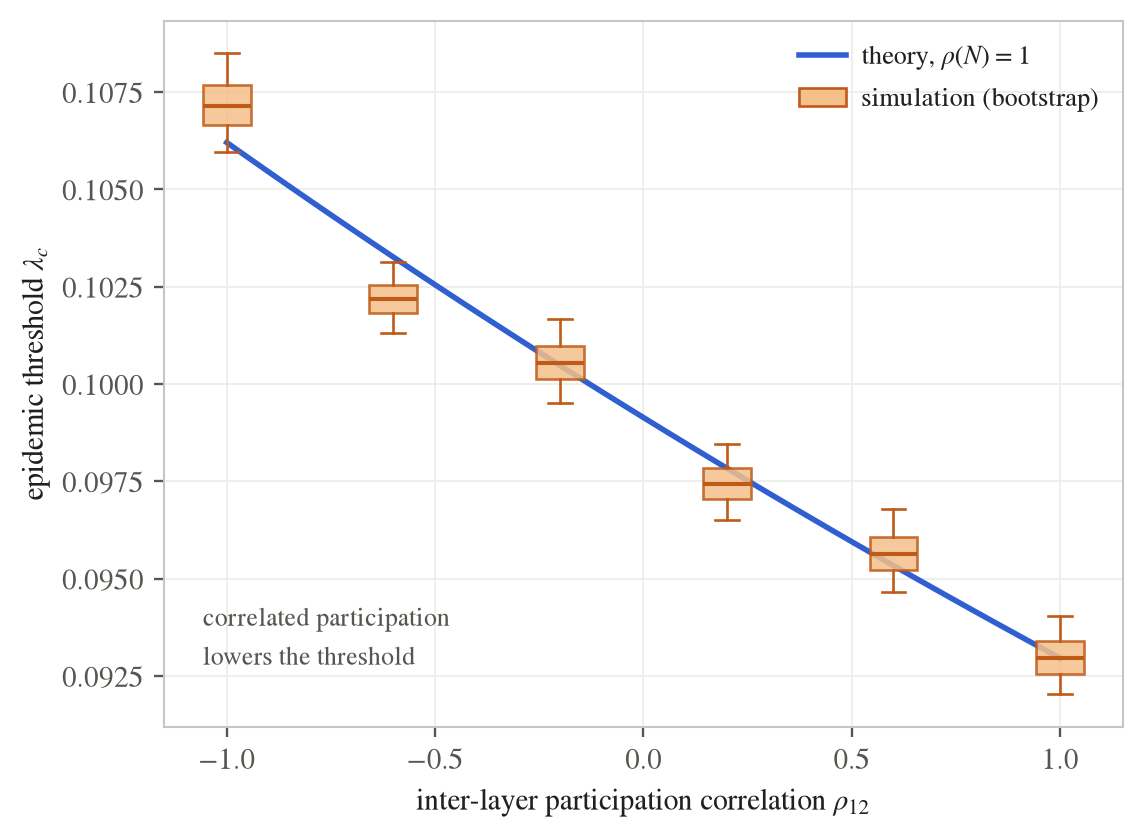

Source code (Python):
"""Figure 4: how inter-layer participation correlation moves the threshold.

A node's participation is its layer-degree vector (k^(1), k^(2)) -- how many
groups it joins in each layer. We hold the marginals fixed (each layer degree
is 2 or 4 with equal probability, mean 3) and vary only the Pearson correlation
rho12 between the two layer degrees:

    P(2,2) = P(4,4) = (1+rho12)/4 ,   P(2,4) = P(4,2) = (1-rho12)/4 .

(With degrees {2,4} the per-layer variance is 1, so the free parameter equals
rho12 exactly.) Positive rho12 means the same nodes are hubs in both layers,
which concentrates the cross-layer spreading capacity (the off-diagonal
<k^1 k^2> in the next-generation matrix) and LOWERS the threshold; anti-
correlation raises it. The exact threshold rho(N)=1 is compared against a
direct Gillespie measurement of lambda_c (subcritical mean-cluster-size
extrapolation, 1/chi -> 0), with fixed marginals throughout.
"""
import numpy as np
import matplotlib as mpl
import matplotlib.pyplot as plt
from theory import lambda_c_rho
from simulate import mean_outbreak_size

M_GROUPS = (3, 3)
N_SIM = 20000
NSEEDS = 5000
NGRAPHS = 4
WINDOW = np.array([0.72, 0.77, 0.82, 0.87, 0.92])   # fractions of lambda_c
RHO_SIM = [-1.0, -0.6, -0.2, 0.2, 0.6, 1.0]


def Pfam(rho):
    """Joint layer-degree distribution with fixed {2,4} marginals, corr = rho."""
    tab = [((2, 2), (1 + rho) / 4), ((4, 4), (1 + rho) / 4),
           ((2, 4), (1 - rho) / 4), ((4, 2), (1 - rho) / 4)]
    return {k: p for k, p in tab if p > 1e-12}


def _xintercept(lams, y, ye):
    W = 1.0 / ye ** 2
    X = np.vstack([np.ones_like(lams), lams]).T
    cov = np.linalg.inv(X.T @ (W[:, None] * X))
    a, b = cov @ (X.T @ (W * y))
    g = np.array([-1.0 / b, a / b ** 2])             # d(-a/b)
    return -a / b, float(np.sqrt(g @ cov @ g))


def lambda_c_sim(rho, seed=0):
    """Simulation lambda_c by 1/chi -> 0 extrapolation.
    Returns (lambda_c, se, lams, y=1/chi, ye)."""
    P = Pfam(rho)
    lams = WINDOW * lambda_c_rho(P, M_GROUPS)
    y, ye = [], []
    for L in lams:
        d = mean_outbreak_size(P, M_GROUPS, L, N=N_SIM, n_seeds=NSEEDS,
                               n_graphs=NGRAPHS, seed=seed)
        y.append(1.0 / d["chi"])
        ye.append(d["sem"] / d["chi"] ** 2)          # delta method on 1/chi
    y, ye = np.array(y), np.array(ye)
    lcs, se = _xintercept(lams, y, ye)
    return lcs, se, lams, y, ye


def bootstrap_lc(lams, y, ye, B=4000, rng=None):
    """Parametric bootstrap of the fitted threshold: resample each 1/chi
    ~ Normal(mean, se) and refit, returning the B lambda_c draws."""
    rng = np.random.default_rng(0) if rng is None else rng
    out = np.empty(B)
    for j in range(B):
        out[j] = _xintercept(lams, y + ye * rng.standard_normal(len(y)), ye)[0]
    return out


def main():
    import json, os
    rhos = np.linspace(-1, 1, 41)
    lc_theory = np.array([lambda_c_rho(Pfam(r), M_GROUPS) for r in rhos])

    # ---- simulation, per-lambda data cached in figure4_data.json ----
    if os.path.exists("figure4_data.json"):
        d = json.load(open("figure4_data.json"))
        xs, ys, es = (np.array(d["rho_sim"]), np.array(d["lc_sim"]),
                      np.array(d["se_sim"]))
        lams_all = [np.array(v) for v in d["lams_all"]]
        y_all = [np.array(v) for v in d["y_all"]]
        ye_all = [np.array(v) for v in d["ye_all"]]
    else:
        xs, ys, es, lams_all, y_all, ye_all = [], [], [], [], [], []
        for i, r in enumerate(RHO_SIM):
            lcs, se, lams, y, ye = lambda_c_sim(r, seed=100 + i)
            xs.append(r); ys.append(lcs); es.append(se)
            lams_all.append(lams); y_all.append(y); ye_all.append(ye)
            print(f"rho12={r:+.2f}: theory={lambda_c_rho(Pfam(r), M_GROUPS):.5f}"
                  f"  sim={lcs:.5f}+-{se:.5f}")
        xs, ys, es = np.array(xs), np.array(ys), np.array(es)
        json.dump({"rho_sim": xs.tolist(), "lc_sim": ys.tolist(),
                   "se_sim": es.tolist(),
                   "lams_all": [v.tolist() for v in lams_all],
                   "y_all": [v.tolist() for v in y_all],
                   "ye_all": [v.tolist() for v in ye_all],
                   "N_sim": N_SIM, "n_seeds": NSEEDS, "window": WINDOW.tolist()},
                  open("figure4_data.json", "w"), indent=2)

    # ---- bootstrap the lambda_c distribution at each rho12 ----
    rng = np.random.default_rng(2024)
    boots = [bootstrap_lc(lams_all[i], y_all[i], ye_all[i], B=4000, rng=rng)
             for i in range(len(xs))]

    # ---- plot: exact curve + bootstrap box plots ----
    INK, SEC = "#20201e", "#565550"
    THEORY, BOX, MED = "#2f5fd0", "#f4c08a", "#bf5a17"    # blue line vs warm-orange boxes
    mpl.rcParams.update({
        "figure.dpi": 140, "savefig.dpi": 340,
        "font.family": "STIXGeneral", "mathtext.fontset": "stix", "font.size": 10,
        "axes.edgecolor": "#c6c5bf", "axes.linewidth": 0.7, "axes.labelcolor": INK,
        "xtick.color": SEC, "ytick.color": SEC, "text.color": INK,
        "axes.grid": True, "grid.color": "#ecebe5", "grid.linewidth": 0.55,
        "axes.axisbelow": True, "legend.frameon": False,
    })
    fig, ax = plt.subplots(figsize=(5.6, 4.1))
    fig.subplots_adjust(left=0.15, right=0.965, bottom=0.135, top=0.955)
    ax.plot(rhos, lc_theory, "-", color=THEORY, lw=1.9, zorder=2,
            label=r"theory, $\rho(N)=1$")
    bp = ax.boxplot(boots, positions=xs, widths=0.115, patch_artist=True,
                    whis=(5, 95), showfliers=False, showcaps=True,
                    manage_ticks=False, zorder=4,
                    medianprops=dict(color=MED, lw=1.4),
                    boxprops=dict(lw=0.9, edgecolor=MED),
                    whiskerprops=dict(color=MED, lw=0.9),
                    capprops=dict(color=MED, lw=0.9))
    for patch in bp["boxes"]:
        patch.set_facecolor(BOX)
        patch.set_alpha(0.85)
    ax.set_xlim(-1.15, 1.15)
    ax.set_xticks([-1.0, -0.5, 0.0, 0.5, 1.0])
    ax.set_xlabel(r"inter-layer participation correlation $\rho_{12}$")
    ax.set_ylabel(r"epidemic threshold $\lambda_c$")
    ax.tick_params(which="both", top=False, right=False)
    from matplotlib.patches import Patch
    box_proxy = Patch(facecolor=BOX, edgecolor=MED, lw=0.9,
                      label="simulation (bootstrap)")
    ax.legend(handles=[ax.lines[0], box_proxy], loc="upper right", fontsize=9,
              handlelength=1.8, handletextpad=0.6, labelspacing=0.6)
    ax.text(0.04, 0.075, "correlated participation\nlowers the threshold",
            transform=ax.transAxes, fontsize=8.8, color=SEC, ha="left",
            va="bottom", linespacing=1.4)
    fig.savefig("figure4_rho12.pdf", bbox_inches="tight")
    fig.savefig("figure4_rho12.png", bbox_inches="tight", dpi=210)
    print("saved figure4_rho12.png/.pdf")
    print(f"lambda_c: {lc_theory[0]:.4f} (rho12=-1) -> {lc_theory[-1]:.4f} "
          f"(rho12=+1), a {(1-lc_theory[-1]/lc_theory[0])*100:.1f}% drop")


if __name__ == "__main__":
    main()
